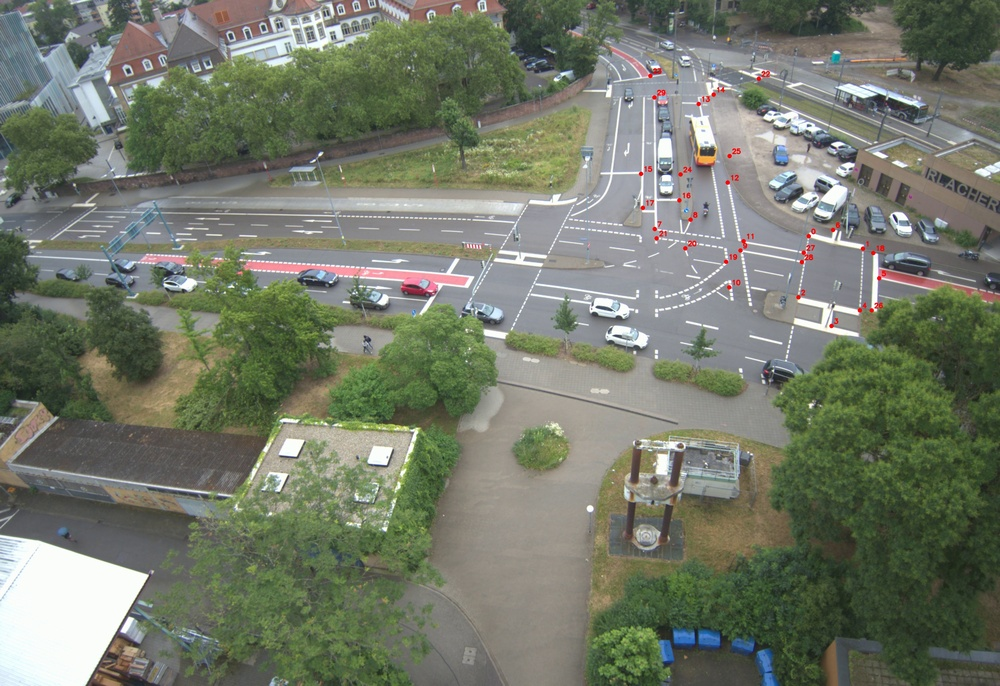
#> input picture Camera_calibration/left_frame_points30.jpg, 1000 x 686 px, shrunk from 3208 x 2200 before the run
$ python warp_to_ground_view.py --target_image left_frame_points30.jpg
#> lines starting #> are read from the running program, lines starting #| are printed output that depends on the picture
import argparse
from pathlib import Path
from datetime import datetime

import cv2
import numpy as np


BASE = Path(__file__).resolve().parent
IMAGES_DIR = BASE / "imgs"
VIS_DIR = BASE / "vis_results"


def parse_args():
    parser = argparse.ArgumentParser("Warp a camera image into the ground-view plane using a homography.")
    parser.add_argument("--source_image", type=str, default="left_frame_points30.jpg")
    parser.add_argument("--target_image", type=str, default="durlacher_tor_aerial_2022_10cm.png")
    parser.add_argument("--homography", type=str, default="H_left_to_ground.txt")
    parser.add_argument("--output_warp", type=str, default="left_to_ground_warp.png")
    parser.add_argument("--output_overlay", type=str, default="left_to_ground_overlay.png")
    parser.add_argument("--overlay_alpha", type=float, default=0.55)
    parser.add_argument(
        "--overwrite",
        action="store_true",
        help="Overwrite output files. By default, existing files get a timestamped suffix.",
    )
    return parser.parse_args()


def resolve_input_path(path_str, fallback_dir):
    path = Path(path_str)
    if path.is_absolute():
        return path
    direct = BASE / path
    if direct.exists():
        return direct
    fallback = fallback_dir / path
    if fallback.exists():
        return fallback
    return fallback


def resolve_output_path(path_str, output_dir):
    path = Path(path_str)
    if path.is_absolute():
        return path
    return output_dir / path


def non_overwrite_path(path):
    if not path.exists():
        return path
    timestamp = datetime.now().strftime("%Y%m%d_%H%M%S")
    return path.with_name(f"{path.stem}_{timestamp}{path.suffix}")


def main():
    args = parse_args()
    VIS_DIR.mkdir(parents=True, exist_ok=True)

    source_path = resolve_input_path(args.source_image, IMAGES_DIR)
    target_path = resolve_input_path(args.target_image, IMAGES_DIR)
    homography_path = resolve_input_path(args.homography, BASE)

    source = cv2.imread(str(source_path))
#> source is the input picture: shape (686, 1000, 3); mean B, G, R 106, 121.3, 115.6
    target = cv2.imread(str(target_path))
    if source is None:
        raise FileNotFoundError(f"Failed to load source image: {source_path}")
    if target is None:
        raise FileNotFoundError(f"Failed to load target image: {target_path}")
    if not homography_path.exists():
        raise FileNotFoundError(f"Homography file not found: {homography_path}")

    h_matrix = np.loadtxt(str(homography_path), dtype=np.float64)
    target_h, target_w = target.shape[:2]
#> target_h = 686; target_w = 1000
    warped = cv2.warpPerspective(source, h_matrix, (target_w, target_h))
#> warped: shape (686, 1000, 3); every value is 0

    alpha = float(np.clip(args.overlay_alpha, 0.0, 1.0))
    overlay = cv2.addWeighted(warped, alpha, target, 1.0 - alpha, 0.0)
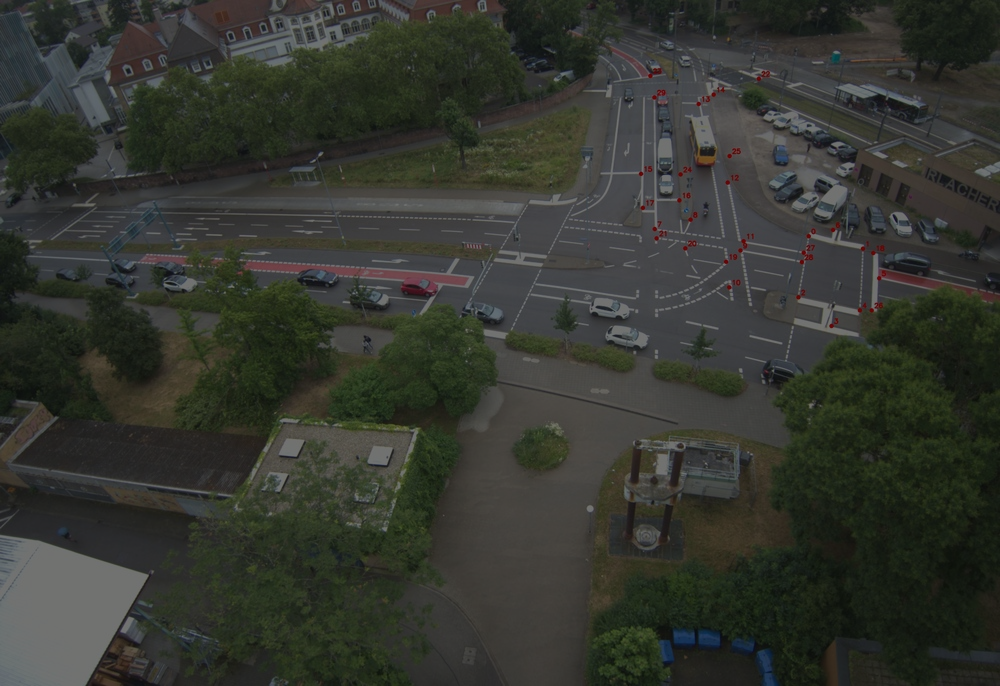
#> overlay: shape (686, 1000, 3); mean B, G, R 47.7, 54.6, 52

    output_warp = resolve_output_path(args.output_warp, VIS_DIR)
    output_overlay = resolve_output_path(args.output_overlay, VIS_DIR)
    if not args.overwrite:
        output_warp = non_overwrite_path(output_warp)
        output_overlay = non_overwrite_path(output_overlay)
    if not cv2.imwrite(str(output_warp), warped):
        raise RuntimeError(f"Failed to save warped image: {output_warp}")
    if not cv2.imwrite(str(output_overlay), overlay):
        raise RuntimeError(f"Failed to save overlay image: {output_overlay}")

    print(f"Saved warped image: {output_warp}")
    print(f"Saved overlay image: {output_overlay}")


if __name__ == "__main__":
    main()

$ run again, with Camera_calibration/center_frame_points30.jpg copied over Camera_calibration/left_frame_points30.jpg
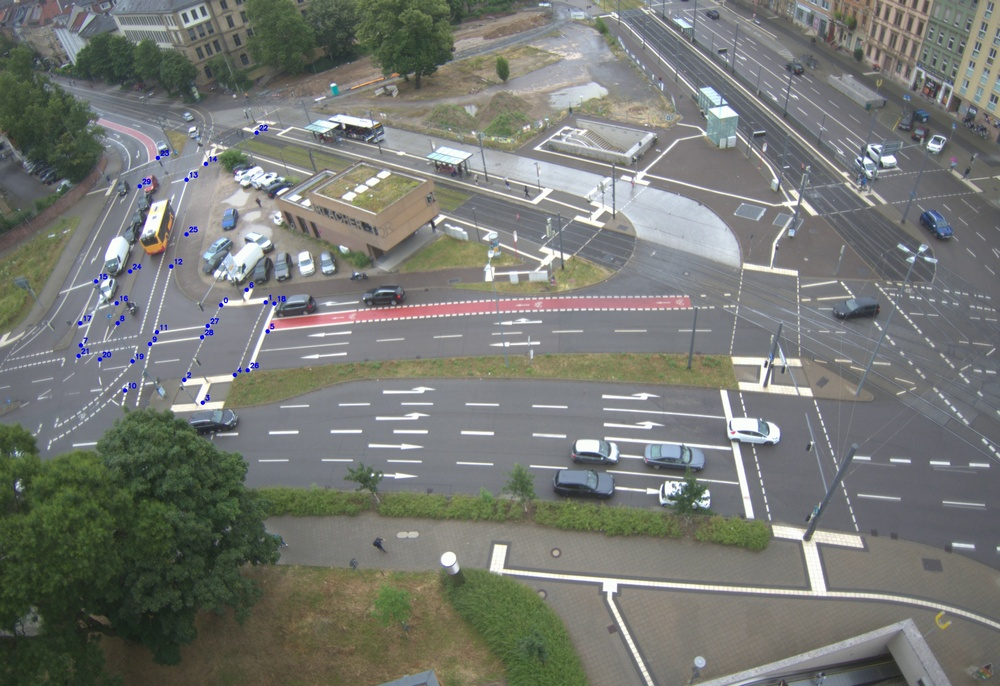
#> input picture Camera_calibration/center_frame_points30.jpg, 1000 x 686 px, shrunk from 3208 x 2200 before the run
#> in main, source is the input picture: shape (686, 1000, 3); mean B, G, R 115.6, 120.6, 118.2
#> warped: shape (686, 1000, 3); every value is 0
#> in main, `overlay = cv2.addWeighted(warped, alpha, target, 1.0 - alpha, 0.0)`:
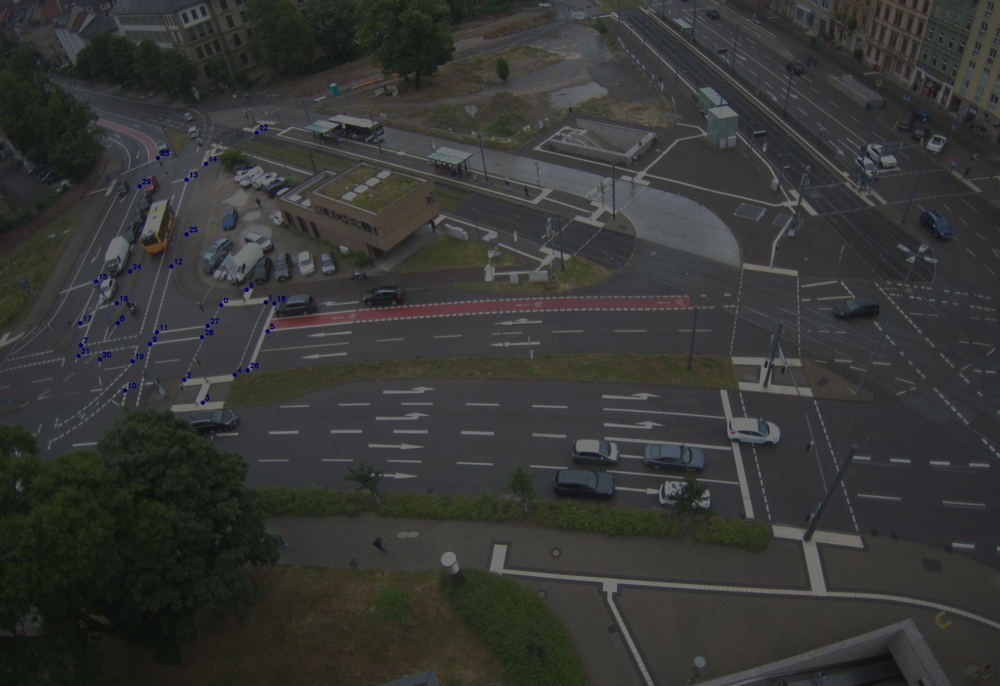
#> overlay: shape (686, 1000, 3); mean B, G, R 52, 54.2, 53.2
